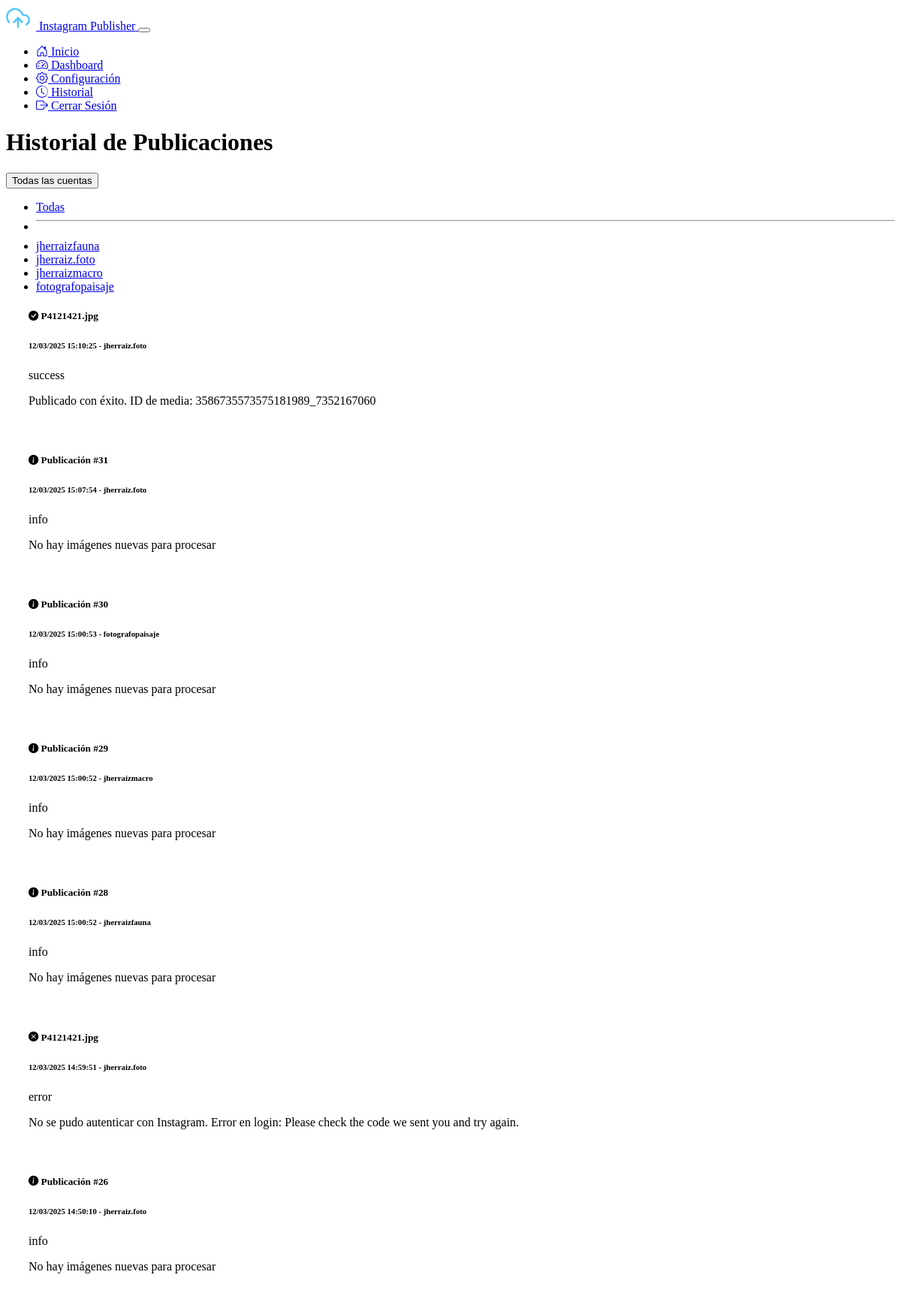
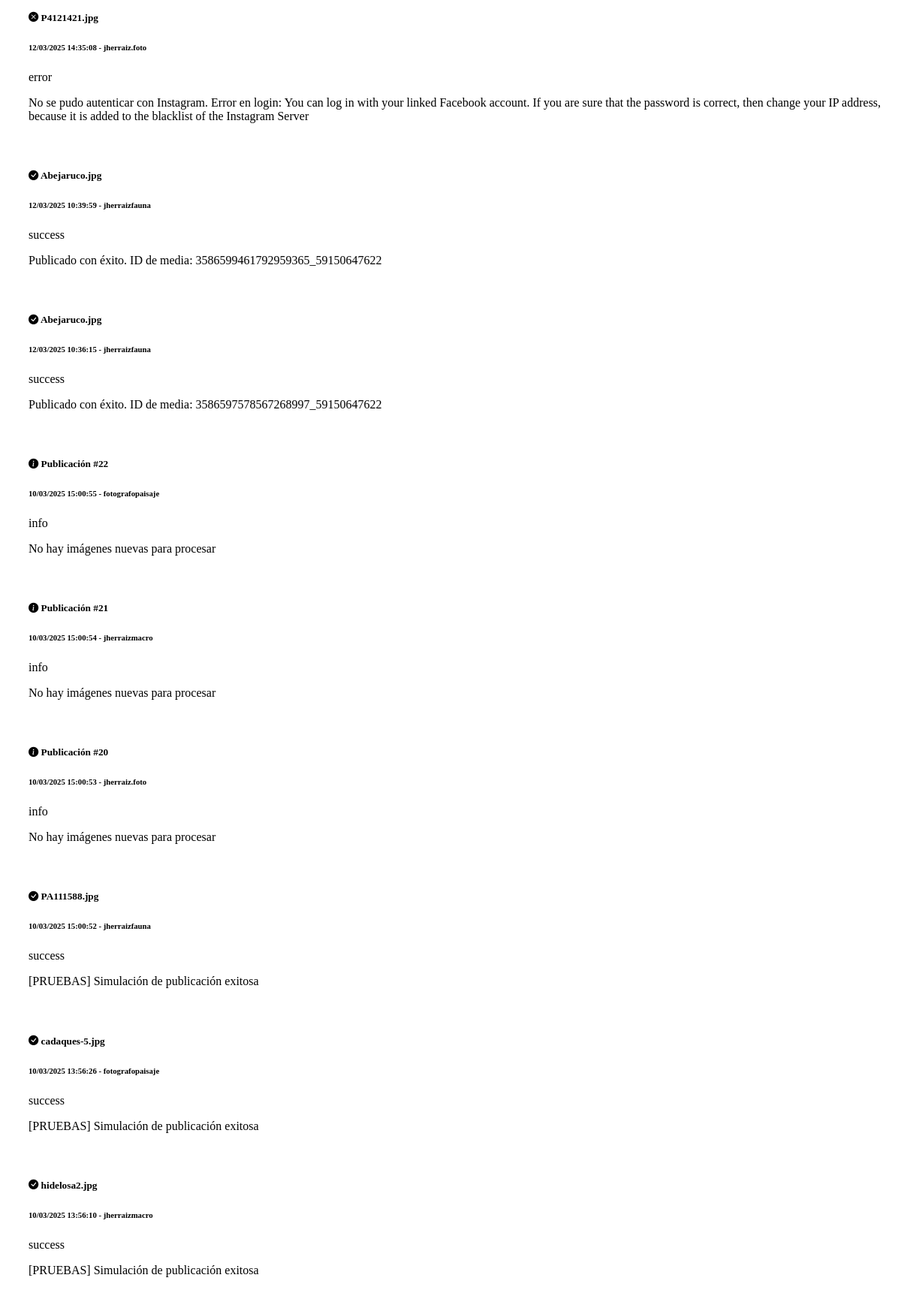
The page /history (signed in, upper part) on the database its author committed (2 pictures, top to bottom).
### models.py (models this page shows)
class Account(db.Model):
    id = db.Column(db.Integer, primary_key=True)
    name = db.Column(db.String(100), nullable=False)
    instagram_username = db.Column(db.String(100), nullable=False)
    instagram_password = db.Column(db.String(100), nullable=False)
    google_credentials = db.Column(db.Text)
    folder_id = db.Column(db.String(100))
    gemini_api_key = db.Column(db.String(100))
    created_at = db.Column(db.DateTime, default=datetime.utcnow)
    updated_at = db.Column(db.DateTime, default=datetime.utcnow, onupdate=datetime.utcnow)
    publications = db.relationship('PublicationHistory', backref='account', lazy=True)
    gemini_prompt = db.Column(db.Text, default="Describe la imagen que te envío con un texto continuo ideal para un pie de foto en Instagram. Identifica la especie del ave y proporciona detalles sobre su aspecto, hábitat y distribución, manteniendo un tono natural, atractivo y animado. Incluye emojis y hashtags adecuados para resaltar la belleza de la naturaleza y la fotografía de aves. Con enfoque en la fotografía. Responde únicamente con el texto solicitado, sin añadir introducciones ni comentarios adicionales.")
    morning_post = db.Column(db.Boolean, default=True)
    morning_time = db.Column(db.String(5), default="08:00")
    afternoon_post = db.Column(db.Boolean, default=True)
    afternoon_time = db.Column(db.String(5), default="15:00")
    evening_post = db.Column(db.Boolean, default=True)
    evening_time = db.Column(db.String(5), default="22:00")

class PublicationHistory(db.Model):
    id = db.Column(db.Integer, primary_key=True)
    account_id = db.Column(db.Integer, db.ForeignKey('account.id'), nullable=False)
    timestamp = db.Column(db.DateTime, default=datetime.utcnow)
    status = db.Column(db.String(20))
    details = db.Column(db.Text)
    image_name = db.Column(db.String(255), nullable=True)

### app.py (the view)
@app.route('/history')
@login_required
def history():
    account_id = request.args.get('account_id', type=int)
    if account_id:
        account = Account.query.get_or_404(account_id)
        publications = PublicationHistory.query.filter_by(account_id=account_id).order_by(PublicationHistory.timestamp.desc()).all()
        return render_template('history.html', publications=publications, account=account, accounts=Account.query.all())
    else:
        publications = PublicationHistory.query.order_by(PublicationHistory.timestamp.desc()).all()
        return render_template('history.html', publications=publications, account=None, accounts=Account.query.all())

### app.py (called while the page is built)
@login_manager.user_loader
def load_user(user_id):
    return User.query.get(int(user_id))

### templates/history.html (shortened to what this page needs)
{% extends 'base.html' %}
{% block content %}
<div class="container">
    <div class="d-flex justify-content-between align-items-center mb-4">
        <h1>Historial de Publicaciones</h1>
        <div class="dropdown">
            <button class="btn btn-outline-secondary dropdown-toggle" type="button" id="accountFilterDropdown" data-bs-toggle="dropdown" aria-expanded="false">
                {% if account %}
                {{ account.name }}
                {% else %}
                Todas las cuentas
                {% endif %}
            </button>
            <ul class="dropdown-menu" aria-labelledby="accountFilterDropdown">
                <li><a class="dropdown-item" href="{{ url_for('history') }}">Todas</a></li>
                <li><hr class="dropdown-divider"></li>
                {% for acc in accounts %}
                <li><a class="dropdown-item" href="{{ url_for('history', account_id=acc.id) }}">{{ acc.name }}</a></li>
                {% endfor %}
            </ul>
        </div>
    </div>
    {% if publications %}
    <div class="row">
        <div class="col-md-12">
            <div class="card">
                <div class="card-body">
                    <div class="timeline">
                        {% for pub in publications %}
                        <div class="timeline-item {{ pub.status }}">
                            <div class="card mb-3 history-item {{ pub.status }}">
                                <div class="card-body">
                                    <div class="d-flex justify-content-between align-items-start">
                                        <div>
                                            <h5 class="card-title mb-1">
                                                {% if pub.status == 'success' %}
                                                <i class="bi bi-check-circle-fill text-success"></i>
                                                {% elif pub.status == 'error' %}
                                                <i class="bi bi-x-circle-fill text-danger"></i>
                                                {% else %}
                                                <i class="bi bi-info-circle-fill text-info"></i>
                                                {% endif %}
                                                {% if pub.image_name %}
                                                {{ pub.image_name }}
                                                {% else %}
                                                Publicación #{{ pub.id }}
                                                {% endif %}
                                            </h5>
                                            <h6 class="card-subtitle text-muted mb-2">
                                                {{ pub.timestamp.strftime('%d/%m/%Y %H:%M:%S') }}
                                                {% if accounts|length > 1 and account is none %}
                                                - {{ pub.account.name }}
                                                {% endif %}
                                            </h6>
                                        </div>
                                        <span class="badge {% if pub.status == 'success' %}bg-success{% elif pub.status == 'error' %}bg-danger{% else %}bg-info{% endif %}">
                                            {{ pub.status }}
                                        </span>
                                    </div>
                                    <p class="card-text">
                                        {% if pub.details %}
                                        {{ pub.details }}
                                        {% else %}
                                        <em>No hay detalles disponibles</em>
                                        {% endif %}
                                    </p>
                                </div>
                            </div>
                        </div>
                        {% endfor %}
                    </div>
                </div>
            </div>
        </div>
    </div>
    {% else %}
    <div class="alert alert-info">
        <h5>No hay publicaciones en el historial</h5>
        <p>Aún no se han realizado publicaciones{% if account %} para esta cuenta{% endif %}.</p>
    </div>
    {% endif %}
</div>
{% endblock %}

### static/css/custom.css (style rules this page uses)
.history-item { border-left: 3px solid var(--bs-secondary); transition: all 0.2s ease; }
.history-item.success { border-left-color: var(--bs-success); }
.history-item.error { border-left-color: var(--bs-danger); }
.history-item.info { border-left-color: var(--bs-info); }
.timeline { position: relative; padding-left: 30px; }
.timeline::before { content: ''; position: absolute; left: 0; top: 0; height: 100%; width: 2px; background-color: var(--bs-secondary); }
.timeline-item { position: relative; padding-bottom: 1.5rem; }
.timeline-item::before { content: ''; position: absolute; left: -35px; top: 0; width: 10px; height: 10px; border-radius: 50%; background-color: var(--bs-secondary); }
.timeline-item.success::before { background-color: var(--bs-success); }
.timeline-item.error::before { background-color: var(--bs-danger); }
.timeline-item.info::before { background-color: var(--bs-info); }

### rows shown on the page
Account: name "jherraizfauna"
Account: name "jherraiz.foto"
Account: name "jherraizmacro"
Account: name "fotografopaisaje"
PublicationHistory: image_name "P4121421.jpg", timestamp "12/03/2025 15:10:25", account.name "jherraiz.foto", status "success", details "Publicado con éxito. ID de media: 3586735573575181989_7352167060"
PublicationHistory: id "31", timestamp "12/03/2025 15:07:54", account.name "jherraiz.foto", status "info", details "No hay imágenes nuevas para procesar"
PublicationHistory: id "30", timestamp "12/03/2025 15:00:53", account.name "fotografopaisaje", status "info", details "No hay imágenes nuevas para procesar"
PublicationHistory: id "29", timestamp "12/03/2025 15:00:52", account.name "jherraizmacro", status "info", details "No hay imágenes nuevas para procesar"
PublicationHistory: id "28", timestamp "12/03/2025 15:00:52", account.name "jherraizfauna", status "info", details "No hay imágenes nuevas para procesar"
PublicationHistory: image_name "P4121421.jpg", timestamp "12/03/2025 14:59:51", account.name "jherraiz.foto", status "error", details "No se pudo autenticar con Instagram. Error en login: Please check the code we sent you and try again."
PublicationHistory: id "26", timestamp "12/03/2025 14:50:10", account.name "jherraiz.foto", status "info", details "No hay imágenes nuevas para procesar"
PublicationHistory: image_name "P4121421.jpg", timestamp "12/03/2025 14:35:08", account.name "jherraiz.foto", status "error", details "No se pudo autenticar con Instagram. Error en login: You can log in with your linked Facebook account. If you are sure that the password is correct, then change your IP address, because it is added to the blacklist of the Instagram Server"
PublicationHistory: image_name "Abejaruco.jpg", timestamp "12/03/2025 10:39:59", account.name "jherraizfauna", status "success", details "Publicado con éxito. ID de media: 3586599461792959365_59150647622"
PublicationHistory: image_name "Abejaruco.jpg", timestamp "12/03/2025 10:36:15", account.name "jherraizfauna", status "success", details "Publicado con éxito. ID de media: 3586597578567268997_59150647622"
PublicationHistory: id "22", timestamp "10/03/2025 15:00:55", account.name "fotografopaisaje", status "info", details "No hay imágenes nuevas para procesar"
PublicationHistory: id "21", timestamp "10/03/2025 15:00:54", account.name "jherraizmacro", status "info", details "No hay imágenes nuevas para procesar"
PublicationHistory: id "20", timestamp "10/03/2025 15:00:53", account.name "jherraiz.foto", status "info", details "No hay imágenes nuevas para procesar"
PublicationHistory: image_name "PA111588.jpg", timestamp "10/03/2025 15:00:52", account.name "jherraizfauna", status "success", details "[PRUEBAS] Simulación de publicación exitosa"
PublicationHistory: image_name "cadaques-5.jpg", timestamp "10/03/2025 13:56:26", account.name "fotografopaisaje", status "success", details "[PRUEBAS] Simulación de publicación exitosa"
PublicationHistory: image_name "hidelosa2.jpg", timestamp "10/03/2025 13:56:10", account.name "jherraizmacro", status "success", details "[PRUEBAS] Simulación de publicación exitosa"
